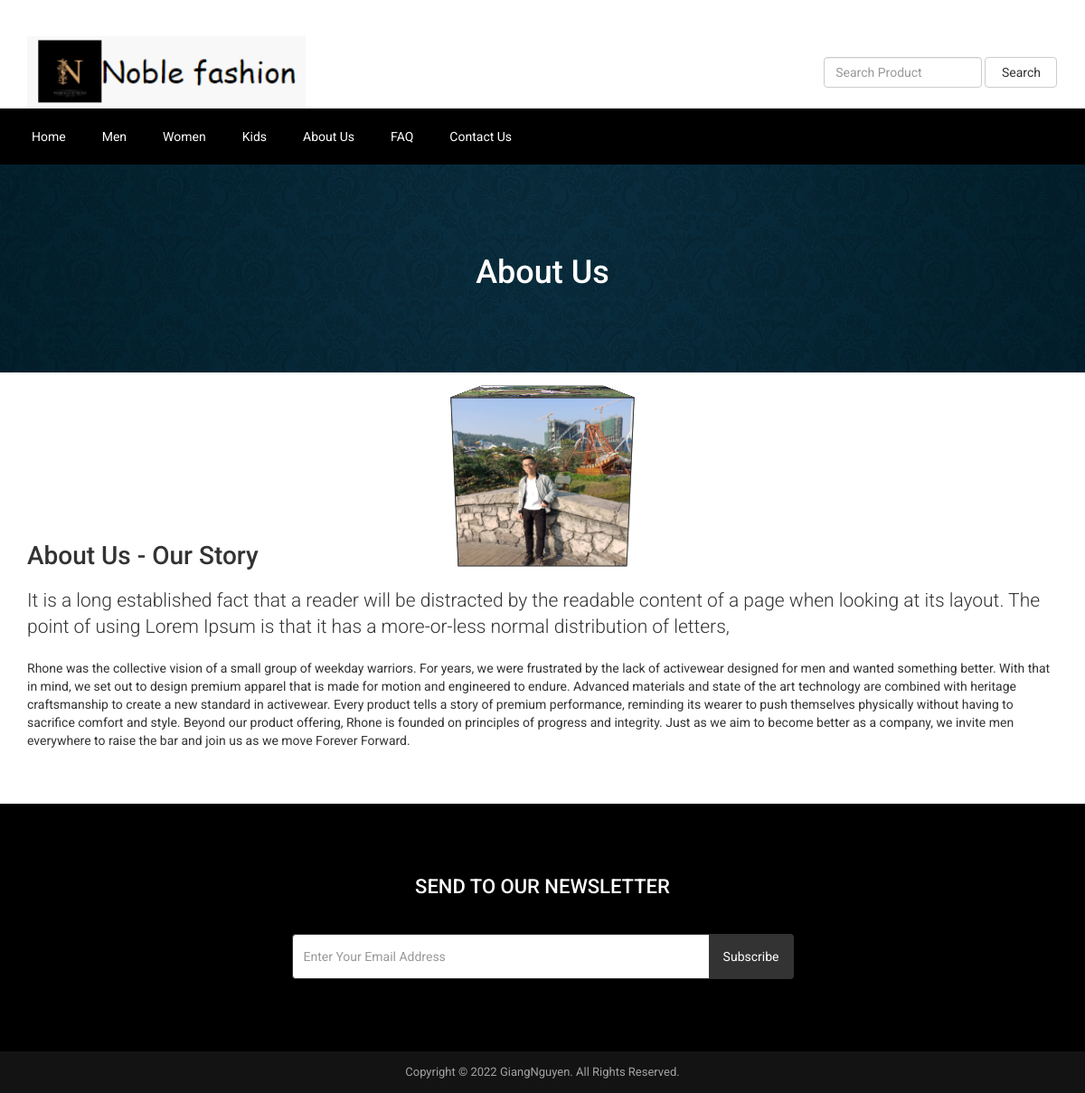
/about.php (signed in), run on the app's committed database.
### tables this page shows
CREATE TABLE `tbl_settings` (
  `id` int(11) NOT NULL,
  `logo` varchar(200) NOT NULL,
  `favicon` varchar(200) NOT NULL,
  `footer_about` mediumtext NOT NULL,
  `footer_copyright` mediumtext NOT NULL,
  `contact_address` mediumtext NOT NULL,
  `contact_email` varchar(200) NOT NULL,
  `contact_phone` varchar(200) NOT NULL,
  `contact_fax` varchar(200) NOT NULL,
  `contact_map_iframe` mediumtext NOT NULL,
  `receive_email` varchar(200) NOT NULL,
  `receive_email_subject` varchar(200) NOT NULL,
  `receive_email_thank_you_message` mediumtext NOT NULL,
  `forget_password_message` mediumtext NOT NULL,
  `total_recent_post_footer` int(11) NOT NULL,
  `total_popular_post_footer` int(11) NOT NULL,
  `total_recent_post_sidebar` int(11) NOT NULL,
  `total_popular_post_sidebar` int(11) NOT NULL,
  `total_featured_product_home` int(11) NOT NULL,
  `total_latest_product_home` int(11) NOT NULL,
  `total_popular_product_home` int(11) NOT NULL,
  `meta_title_home` mediumtext NOT NULL,
  `meta_keyword_home` mediumtext NOT NULL,
  `meta_description_home` mediumtext NOT NULL,
  `banner_login` varchar(200) NOT NULL,
  `banner_registration` varchar(200) NOT NULL,
  `banner_forget_password` varchar(200) NOT NULL,
  `banner_reset_password` varchar(200) NOT NULL,
  `banner_search` varchar(200) NOT NULL,
  `banner_cart` varchar(200) NOT NULL,
  `banner_checkout` varchar(200) NOT NULL,
  `banner_product_category` varchar(200) NOT NULL,
  `banner_blog` varchar(200) NOT NULL,
  `cta_title` varchar(200) NOT NULL,
  `cta_content` mediumtext NOT NULL,
  `cta_read_more_text` varchar(200) NOT NULL,
  `cta_read_more_url` varchar(200) NOT NULL,
  `cta_photo` varchar(200) NOT NULL,
  `featured_product_title` varchar(200) NOT NULL,
  `featured_product_subtitle` varchar(200) NOT NULL,
  `latest_product_title` varchar(200) NOT NULL,
  `latest_product_subtitle` varchar(200) NOT NULL,
  `popular_product_title` varchar(200) NOT NULL,
  `popular_product_subtitle` varchar(200) NOT NULL,
  `testimonial_title` varchar(200) NOT NULL,
  `testimonial_subtitle` varchar(200) NOT NULL,
  `testimonial_photo` varchar(200) NOT NULL,
  `blog_title` varchar(200) NOT NULL,
  `blog_subtitle` varchar(200) NOT NULL,
  `newsletter_text` mediumtext NOT NULL,
  `paypal_email` varchar(200) NOT NULL,
  `stripe_public_key` varchar(200) NOT NULL,
  `stripe_secret_key` varchar(200) NOT NULL,
  `bank_detail` mediumtext NOT NULL,
  `before_head` mediumtext NOT NULL,
  `after_body` mediumtext NOT NULL,
  `before_body` mediumtext NOT NULL,
  `home_service_on_off` int(11) NOT NULL,
  `home_welcome_on_off` int(11) NOT NULL,
  `home_featured_product_on_off` int(11) NOT NULL,
  `home_latest_product_on_off` int(11) NOT NULL,
  `home_popular_product_on_off` int(11) NOT NULL,
  `home_testimonial_on_off` int(11) NOT NULL,
  `home_blog_on_off` int(11) NOT NULL,
  `newsletter_on_off` int(11) NOT NULL,
  `ads_above_welcome_on_off` int(11) NOT NULL,
  `ads_above_featured_product_on_off` int(11) NOT NULL,
  `ads_above_latest_product_on_off` int(11) NOT NULL,
  `ads_above_popular_product_on_off` int(11) NOT NULL,
  `ads_above_testimonial_on_off` int(11) NOT NULL,
  `ads_category_sidebar_on_off` int(11) NOT NULL
);

CREATE TABLE `tbl_top_category` (
  `tcat_id` int(11) NOT NULL,
  `tcat_name` varchar(255) NOT NULL,
  `show_on_menu` int(11) NOT NULL
);

CREATE TABLE `tbl_page` (
  `id` int(11) NOT NULL,
  `about_title` varchar(200) NOT NULL,
  `about_content` mediumtext NOT NULL,
  `about_banner` varchar(200) NOT NULL,
  `about_meta_title` varchar(200) NOT NULL,
  `about_meta_keyword` mediumtext NOT NULL,
  `about_meta_description` mediumtext NOT NULL,
  `faq_title` varchar(200) NOT NULL,
  `faq_banner` varchar(200) NOT NULL,
  `faq_meta_title` varchar(200) NOT NULL,
  `faq_meta_keyword` mediumtext NOT NULL,
  `faq_meta_description` mediumtext NOT NULL,
  `blog_title` varchar(200) NOT NULL,
  `blog_banner` varchar(200) NOT NULL,
  `blog_meta_title` varchar(200) NOT NULL,
  `blog_meta_keyword` mediumtext NOT NULL,
  `blog_meta_description` mediumtext NOT NULL,
  `contact_title` varchar(200) NOT NULL,
  `contact_banner` varchar(200) NOT NULL,
  `contact_meta_title` varchar(200) NOT NULL,
  `contact_meta_keyword` mediumtext NOT NULL,
  `contact_meta_description` mediumtext NOT NULL,
  `pgallery_title` varchar(200) NOT NULL,
  `pgallery_banner` varchar(200) NOT NULL,
  `pgallery_meta_title` varchar(200) NOT NULL,
  `pgallery_meta_keyword` mediumtext NOT NULL,
  `pgallery_meta_description` mediumtext NOT NULL,
  `vgallery_title` varchar(200) NOT NULL,
  `vgallery_banner` varchar(200) NOT NULL,
  `vgallery_meta_title` varchar(200) NOT NULL,
  `vgallery_meta_keyword` mediumtext NOT NULL,
  `vgallery_meta_description` mediumtext NOT NULL
);

### about.php (the view, shortened to what this page needs)
<?php require_once('header.php'); ?>
<link rel="stylesheet" href="assets/css/3dcube3.css">
<?php
$statement = $pdo->prepare("SELECT * FROM tbl_page WHERE id=1");
$statement->execute();
$result = $statement->fetchAll(PDO::FETCH_ASSOC);
foreach ($result as $row) {
   $about_title = $row['about_title'];
    $about_content = $row['about_content'];
    $about_banner = $row['about_banner'];
}
?>
<div class="page-banner" style="background-image: url(assets/uploads/<?php echo $about_banner; ?>);">
    <div class="inner">
        <h1><?php echo $about_title; ?></h1>
    </div>
</div>
<br/><br/><br/>
<div class="box">
        <div class="scene">
                        <div class="cube">
                            <div id="cube-face back" class="cube-face back"></div>
                            <div id="cube-face left" class="cube-face left"></div>
                            <div id="cube-face right" class="cube-face right"></div>
                            <div id="cube-face bottom" class="cube-face bottom"></div>
                            <div id="cube-face top" class="cube-face top"></div>
                        </div>
        </div>
</div>
<br/><br/><br/>
<div class="page">
    <div class="container">
        <div class="row">
            <div class="col-md-12">
                <p>
                    <?php echo $about_content; ?>
                </p>
            </div>
        </div>
    </div>
</div>
<?php require_once('footer.php'); ?>

### header.php (shortened to what this page needs)
<?php
include("admin/inc/config.php");
$statement = $pdo->prepare("SELECT * FROM tbl_settings WHERE id=1");
$statement->execute();
$result = $statement->fetchAll(PDO::FETCH_ASSOC);
foreach ($result as $row)
{
	$logo = $row['logo'];
}
?>
<!DOCTYPE html>
<html lang="en">
<head>
	<link rel="stylesheet" href="assets/css/bootstrap.min.css">
	<link rel="stylesheet" href="assets/css/font-awesome.min.css">
	<link rel="stylesheet" href="assets/css/owl.carousel.min.css">
	<link rel="stylesheet" href="assets/css/owl.theme.default.min.css">
	<link rel="stylesheet" href="assets/css/jquery.bxslider.min.css">
    <link rel="stylesheet" href="assets/css/magnific-popup.css">
    <link rel="stylesheet" href="assets/css/rating.css">
	<link rel="stylesheet" href="assets/css/spacing.css">
	<link rel="stylesheet" href="assets/css/bootstrap-touch-slider.css">
	<link rel="stylesheet" href="assets/css/animate.min.css">
	<link rel="stylesheet" href="assets/css/tree-menu.css">
	<link rel="stylesheet" href="assets/css/select2.min.css">
	<link rel="stylesheet" href="assets/css/main.css">
	<link rel="stylesheet" href="assets/css/responsive.css">
	<?php
	$statement = $pdo->prepare("SELECT * FROM tbl_page WHERE id=1");
	$statement->execute();
	$result = $statement->fetchAll(PDO::FETCH_ASSOC);
		?>
</head>
<body>
<div class="header">
	<div class="container">
		<div class="row inner">
			<div class="col-md-4 logo">
				<a href="index.php"><img src="assets/uploads/<?php echo $logo; ?>" alt="logo image"></a>
			</div>
			<div class="col-md-3 search-area">
				<form class="navbar-form navbar-left" role="search" action="search-result.php" method="get">
					<div class="form-group">
						<input type="text" class="form-control search-top" placeholder="<?php echo LANG_VALUE_2; ?>" name="search_text">
					</div>
					<button type="submit" class="btn btn-default"><?php echo LANG_VALUE_3; ?></button>
				</form>
			</div>
		</div>
	</div>
</div>
<div class="nav" style="background-color:black; ">
	<div class="container">
		<div class="row">
			<div class="col-md-12 pl_0 pr_0">
				<div class="menu-container" style="background-color:black ;">
					<div class="menu">
						<ul>
							<li><a href="index.php">Home</a></li>
							<?php
							$statement = $pdo->prepare("SELECT * FROM tbl_top_category WHERE show_on_menu=1");
							$statement->execute();
							$result = $statement->fetchAll(PDO::FETCH_ASSOC);
							foreach ($result as $row) {
								?>
								<li><a href="product-category.php?id=<?php echo $row['tcat_id']; ?>&type=top-category"><?php echo $row['tcat_name']; ?></a>
								</li>
								<?php
							}
							?>
							<?php
							$statement = $pdo->prepare("SELECT * FROM tbl_page WHERE id=1");
							$statement->execute();
							$result = $statement->fetchAll(PDO::FETCH_ASSOC);
							foreach ($result as $row) {
								$about_title = $row['about_title'];
								$faq_title = $row['faq_title'];
								$contact_title = $row['contact_title'];
							}
							?>
							<li><a href="about.php"><?php echo $about_title; ?></a></li>
							<li><a href="faq.php"><?php echo $faq_title; ?></a></li>
							<li><a href="contact.php"><?php echo $contact_title; ?></a></li>
						</ul>
					</div>
				</div>
			</div>
		</div>
	</div>
</div>

### footer.php (shortened to what this page needs)
<?php
$statement = $pdo->prepare("SELECT * FROM tbl_settings WHERE id=1");
$statement->execute();
$result = $statement->fetchAll(PDO::FETCH_ASSOC);
foreach ($result as $row)
{
	$footer_copyright = $row['footer_copyright'];
    $newsletter_on_off = $row['newsletter_on_off'];
}
?>
<?php if($newsletter_on_off == 1): ?>
<section class="home-newsletter" style="background-color: black;">
	<div class="container">
		<div class="row">
			<div class="col-md-6 col-md-offset-3">
				<div class="single">
				<form action="" method="post">
					<h2>SEND TO OUR NEWSLETTER</h2>
					<div class="input-group">
			        	<input type="email" class="form-control" placeholder="<?php echo LANG_VALUE_95; ?>" name="email_subscribe">
			         	<span class="input-group-btn">
			         	<button class="btn btn-theme" type="submit" name="form_subscribe"><?php echo LANG_VALUE_92; ?></button>
			         	</span>
			        </div>
				</div>
			</div>
		</div>
	</div>
</section>
<?php endif; ?>
<div class="footer-bottom">
	<div class="container">
		<div class="row">
			<div class="col-md-12 copyright">
				<?php echo $footer_copyright; ?>
			</div>
		</div>
	</div>
</div>
</body>
</html>

### assets/css/main.css (style rules this page uses)
* { margin: 0; padding: 0; }
body { font-family: 'Roboto', sans-serif; font-size: 14px; }
h1, h2, h3, h4, h5, h6 { font-family: 'Roboto', sans-serif; }
a { text-decoration: none; }
.top { width: 100%; height: 40px; background: #ececec; }
.header { width: 100%; height: auto; background: #fff; }
.header .inner { height: auto; display: table; }
.header .logo { float: none; display: table-cell; vertical-align: middle; }
.header .logo img { max-width: 100%; height: 80px; }
.header .navbar-form .form-control { width: 300px; }
.header .search-area { float: none; display: table-cell; vertical-align: middle; }
.header .search-area .form-group { width: calc(100% - 84px); }
.header .search-area button { width: 80px; }
.header .search-area form { width: 100%; }
.header .navbar-form .search-top { width: 100%; }
.nav { background: #0d1452; }
.menu-container { width: 100%; margin: 0 auto; background: #0d1452; }
.menu-dropdown-icon:before { content: "\f067"; font-family: "FontAwesome"; display: none; cursor: pointer; float: right; padding: 1.5em 2em; background: #fff; color: #333; }
.menu > ul { margin: 0 auto; width: 100%; list-style: none; padding: 0; position: relative; box-sizing: border-box; }
.menu > ul:before, .menu > ul:after { content: ""; display: table; }
.menu > ul:after { clear: both; }
.menu > ul > li { float: left; padding: 0; margin: 0; }
.menu > ul > li a { text-decoration: none; padding: 1.5em 20px; display: block; color: #fff; }
.footer-bottom { width: 100%; height: auto; background: #141314; padding: 14px 0; }
.footer-bottom .copyright { font-size: 13px; color: #a3a3a3; text-align: center; }
.page-banner { width: 100%; height: auto; background-repeat: no-repeat; background-position: center center; -webkit-background-size: cover; background-size: cover; position: relative; padding-top: 80px; padding-bottom: 80px; overflow: hidden; }
.page-banner h1 { color: #fff; text-align: center; z-index: 999; position: relative; }
.page { width: 100%; height: auto; padding-top: 50px; padding-bottom: 50px; }
.home-newsletter { padding: 80px 0; background: #0d1452; }
.home-newsletter .single { max-width: 650px; margin: 0 auto; text-align: center; position: relative; z-index: 2; }
.home-newsletter .single h2 { font-size: 22px; color: white; text-transform: uppercase; margin-bottom: 40px; margin-top: 0; }
.home-newsletter .single .form-control { height: 50px; border-color: #333; outline: none; }
.home-newsletter .single .btn { min-height: 50px; background: #333; color: #fff; padding-left: 15px; padding-right: 15px; }

### assets/css/responsive.css (style rules this page uses)
@media only screen and (min-width: 992px) { .header .inner { width: 100%; } }
@media only screen and (min-width: 992px) { .header .search-area { padding-right: 0; } }
@media only screen and (min-width: 992px) { .header .search-area form { padding-right: 0; } }
@media only screen and (min-width: 992px) { .header .container { padding-right: 0; } }

### assets/css/3dcube3.css (style rules this page uses)
.scene { position: absolute; left: 50%; transform: translate(-50%, -50%); width: 200px; height: 200px; perspective: 400px; }
.cube { width: 200px; height: 200px; position: relative; transform: translateZ(-100px) rotateX(-10deg) translateY(50px); transform-style: preserve-3d; transition: transform 1s; animation: rotate 10s linear infinite; }
.cube-face { position: absolute; width: 200px; height: 200px; border: 1px solid; transition: all .5s; }
.back { background: url(../img/trang1.jpg) center no-repeat; background-size: cover; transform: rotateY(180deg) translateZ(100px); animation: back 10s linear infinite; }
.left { background: url(../img/giang2.jpg) center no-repeat; background-size: cover; transform: rotateY(-90deg) translateZ(100px); animation: left 10s linear infinite; }
.right { background: url(../img/trang2.jpg) center no-repeat; background-size: cover; transform: rotateY(90deg) translateZ(100px); animation: right 10s linear infinite; }
.bottom { background: url(../img/giang1.jpg) center no-repeat; background-size: cover; transform: rotateX(-90deg) translateZ(100px); }
.top { background: url(../img/trang3.jpg) center no-repeat; background-size: cover; transform: rotateX(90deg) translateZ(100px); }

### data on the page
tbl_settings: logo (picture), footer_copyright "Copyright © 2022 GiangNguyen. All Rights Reserved."
tbl_top_category: tcat_name "Men"
tbl_top_category: tcat_name "Women"
tbl_top_category: tcat_name "Kids"
tbl_page: about_title "About Us", faq_title "FAQ", contact_title "Contact Us", about_banner (picture), about_content "About Us - Our Story It is a long established fact that a reader will be distracted by the readable content of a page when looking at its layout. The point of using Lorem Ipsum is that it has a more-or-less normal distribution of letters, Rhone was the collective vision of a small group of weekday warriors. For years, we were frustrated by the lack of activewear designed for men and wanted something better. With that in mind, we set out to design premium apparel that is made for motion and engineered to endure. Advanced materials and state of the art technology are combined with heritage craftsmanship to create a new standard in activewear. Every product tells a story of premium…"

### other printed values
LANG_VALUE_3 "Search"
LANG_VALUE_92 "Subscribe"
